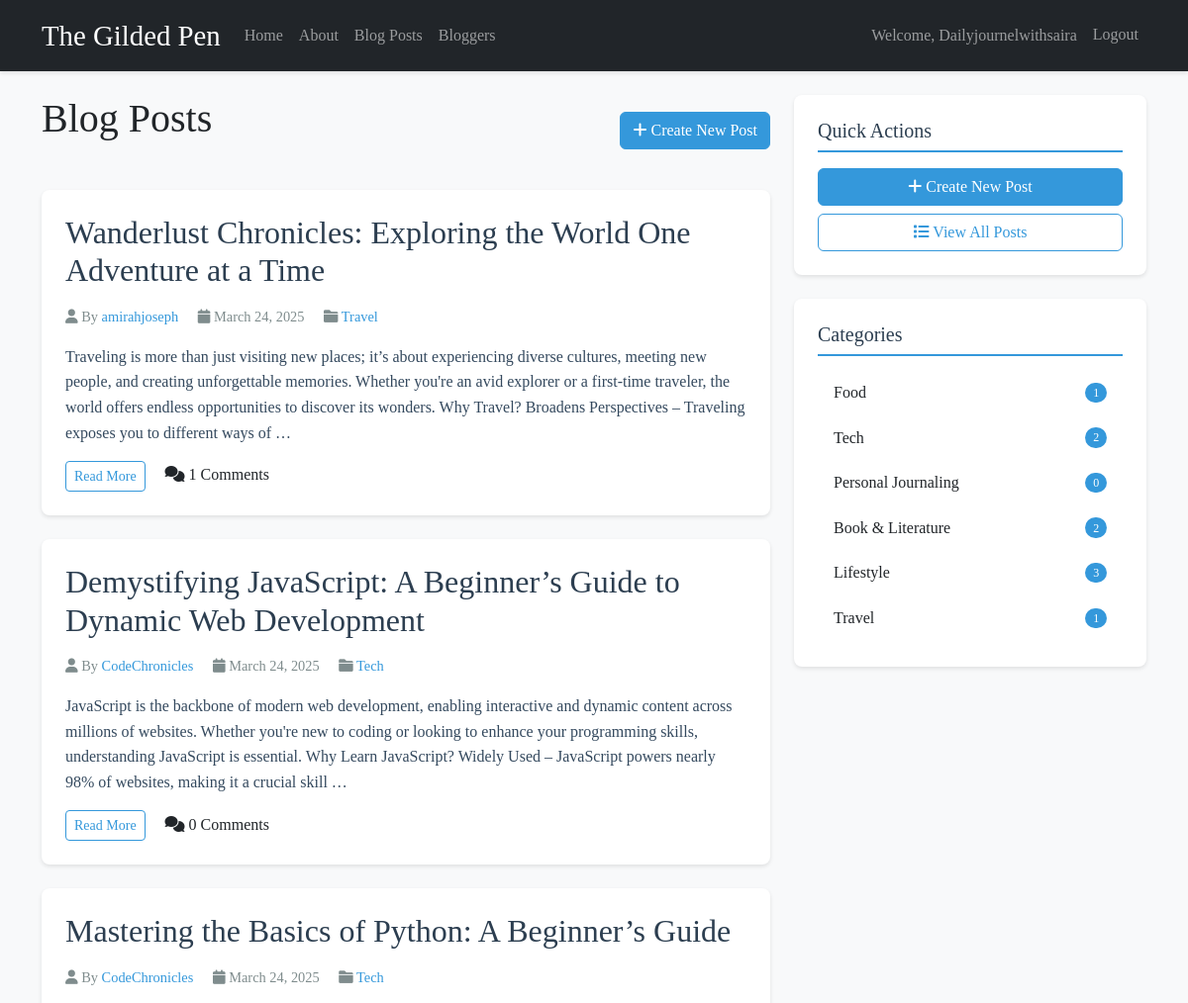
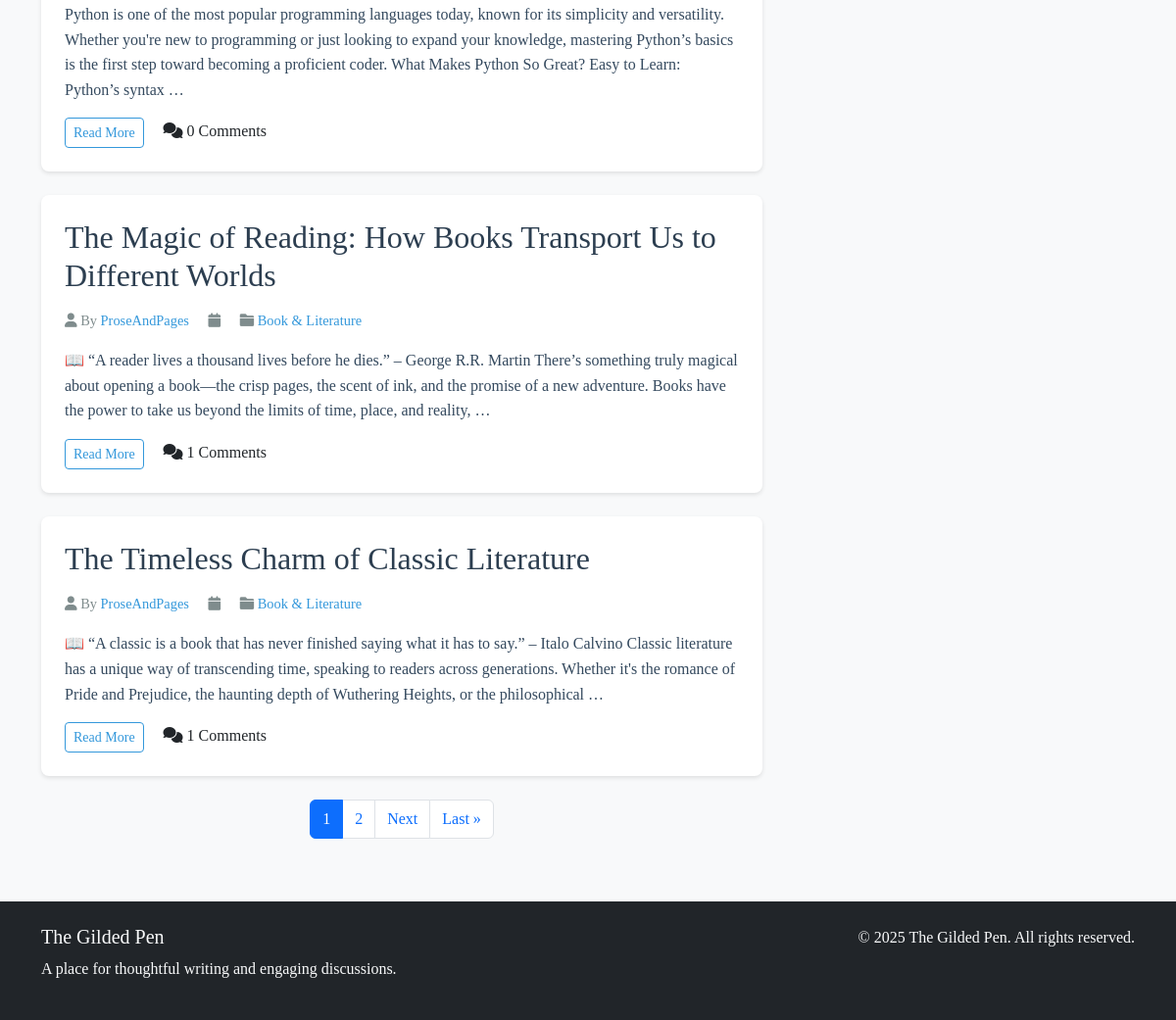
Screenshot of /posts/ (signed in) with the database file from the repository (2 pictures, top to bottom).
### blog/models.py (models this page shows, shortened)
class Post(models.Model):
    title = models.CharField(max_length=200)
    slug = models.SlugField(max_length=200, unique=True)
    author = models.ForeignKey(User, on_delete=models.CASCADE, related_name='blog_posts')
    content = models.TextField()
    created_date = models.DateTimeField(default=timezone.now)
    published_date = models.DateTimeField(blank=True, null=True)
    category = models.ForeignKey(Category, on_delete=models.SET_NULL, null=True, related_name='posts')
    tags = models.ManyToManyField(Tag, blank=True, related_name='posts')
    class Meta:
        ordering = ['-published_date']

class Category(models.Model):
    name = models.CharField(max_length=100, unique=True)
    slug = models.SlugField(max_length=100, unique=True)
    description = models.TextField(blank=True)
    class Meta:
        verbose_name_plural = "categories"

### blog/views.py (the view)
# urls.py: path('posts/', views.PostListView.as_view(), name='post_list'),
class PostListView(LoginRequiredMixin, ListView):
    model = Post
    template_name = 'blog/post_list.html'
    context_object_name = 'posts'
    paginate_by = 5
    ordering = ['-published_date']
    login_url = 'login'
    redirect_field_name = 'next'
    def get_context_data(self, **kwargs):
        context = super().get_context_data(**kwargs)
        context['categories'] = Category.objects.all()
        context['tags'] = Tag.objects.all()
        return context

### blog/templates/blog/post_list.html (shortened to what this page needs)
{% extends 'blog/base.html' %}
{% block content %}
    <div class="d-flex justify-content-between align-items-center mb-4">
        <h1 class="mb-4">Blog Posts</h1>
        <a href="{% url 'blog:post_create' %}" class="btn btn-primary">
            <i class="fas fa-plus"></i> Create New Post
        </a>
    </div>
    {% if posts %}
        {% for post in posts %}
            <article class="post-card">
                <h2 class="post-title">
                    <a href="{% url 'blog:post_detail' post.slug %}" class="text-decoration-none">{{ post.title }}</a>
                </h2>
                <div class="post-meta mb-3">
                    <span><i class="fas fa-user"></i> By <a href="{% url 'blog:blogger_detail' post.author.username %}" class="text-decoration-none">{{ post.author.username }}</a></span>
                    <span class="ms-3"><i class="fas fa-calendar"></i> {{ post.published_date|date:"F j, Y" }}</span>
                    {% if post.category %}
                        <span class="ms-3"><i class="fas fa-folder"></i> <a href="{% url 'blog:category_detail' post.category.slug %}" class="text-decoration-none">{{ post.category.name }}</a></span>
                    {% endif %}
                </div>
                <div class="post-content">
                    {{ post.content|truncatewords:50 }}
                </div>
                <div class="mt-3">
                    <a href="{% url 'blog:post_detail' post.slug %}" class="btn btn-outline-primary btn-sm">Read More</a>
                    <span class="ms-3"><i class="fas fa-comments"></i> {{ post.comments.count }} Comments</span>
                </div>
            </article>
        {% endfor %}
        {% if is_paginated %}
            <nav aria-label="Page navigation" class="mt-4">
                <ul class="pagination justify-content-center">
                    {% for num in page_obj.paginator.page_range %}
                        {% if page_obj.number == num %}
                            <li class="page-item active">
                                <span class="page-link">{{ num }}</span>
                            </li>
                        {% elif num > page_obj.number|add:'-3' and num < page_obj.number|add:'3' %}
                            <li class="page-item">
                                <a class="page-link" href="?page={{ num }}">{{ num }}</a>
                            </li>
                        {% endif %}
                    {% endfor %}
                    {% if page_obj.has_next %}
                        <li class="page-item">
                            <a class="page-link" href="?page={{ page_obj.next_page_number }}">Next</a>
                        </li>
                        <li class="page-item">
                            <a class="page-link" href="?page={{ page_obj.paginator.num_pages }}">Last &raquo;</a>
                        </li>
                    {% endif %}
                </ul>
            </nav>
        {% endif %}
    {% endif %}
{% endblock %}

### blog/templates/blog/base.html (shortened to what this page needs)
<!DOCTYPE html>
<html lang="en">
<head>
    <link href="https://cdn.jsdelivr.net/npm/bootstrap@5.3.0/dist/css/bootstrap.min.css" rel="stylesheet">
    <link rel="stylesheet" href="https://cdnjs.cloudflare.com/ajax/libs/font-awesome/6.0.0/css/all.min.css">
</head>
<body>
    <nav class="navbar navbar-expand-lg navbar-dark bg-dark mb-4">
        <div class="container">
            <a class="navbar-brand" href="{% url 'blog:home' %}">The Gilded Pen</a>
            <div class="collapse navbar-collapse" id="navbarNav">
                <ul class="navbar-nav me-auto">
                    <li class="nav-item">
                        <a class="nav-link" href="{% url 'blog:home' %}">Home</a>
                    </li>
                    <li class="nav-item">
                        <a class="nav-link" href="{% url 'blog:index' %}">About</a>
                    </li>
                    <li class="nav-item">
                        <a class="nav-link" href="{% url 'blog:post_list' %}">Blog Posts</a>
                    </li>
                    <li class="nav-item">
                        <a class="nav-link" href="{% url 'blog:blogger_list' %}">Bloggers</a>
                    </li>
                </ul>
                <ul class="navbar-nav">
                    {% if user.is_authenticated %}
                        <li class="nav-item">
                            <span class="nav-link">Welcome, {{ user.username }}</span>
                        </li>
                        <li class="nav-item">
                            <form method="post" action="{% url 'logout' %}" class="d-inline">
                                <button type="submit" class="btn nav-link">Logout</button>
                            </form>
                        </li>
                    {% endif %}
                </ul>
            </div>
        </div>
    </nav>
    <div class="container mt-4">
        <div class="row">
            <div class="col-md-8">
                {% block content %}{% endblock %}
            </div>
            <div class="col-md-4">
                {% if user.is_authenticated %}
                    <div class="sidebar-widget post-card mb-4">
                        <h4 class="widget-title">Quick Actions</h4>
                        <div class="d-grid gap-2">
                            <a href="{% url 'blog:post_create' %}" class="btn btn-primary">
                                <i class="fas fa-plus"></i> Create New Post
                            </a>
                            <a href="{% url 'blog:post_list' %}" class="btn btn-outline-primary">
                                <i class="fas fa-list"></i> View All Posts
                            </a>
                        </div>
                    </div>
                    {% if categories %}
                        <div class="sidebar-widget post-card mb-4">
                            <h4 class="widget-title">Categories</h4>
                            <div class="list-group">
                                {% for category in categories %}
                                    <a href="{% url 'blog:category_detail' category.slug %}"
                                       class="list-group-item list-group-item-action d-flex justify-content-between align-items-center">
                                        {{ category.name }}
                                        <span class="badge bg-primary rounded-pill">{{ category.posts.count }}</span>
                                    </a>
                                {% endfor %}
                            </div>
                        </div>
                    {% endif %}
                {% endif %}
            </div>
        </div>
    </div>
    <footer class="bg-dark text-light mt-5">
        <div class="container py-4">
            <div class="row">
                <div class="col-md-6">
                    <h5>The Gilded Pen</h5>
                    <p>A place for thoughtful writing and engaging discussions.</p>
                </div>
                <div class="col-md-6 text-md-end">
                    <p>&copy; {% now "Y" %} The Gilded Pen. All rights reserved.</p>
                </div>
            </div>
        </div>
    </footer>
</body>
</html>

### blog/templates/blog/base.html (style rules this page uses)
body { font-family: 'Georgia', serif; line-height: 1.6; background-color: #f8f9fa; }
.navbar-brand { font-family: 'Playfair Display', serif; font-size: 1.8rem; }
.post-card { background-color: white; border-radius: 10px; box-shadow: 0 2px 4px rgba(0,0,0,0.1); margin-bottom: 20px; padding: 20px; }
.post-title { color: #2c3e50; font-family: 'Playfair Display', serif; }
.post-meta { color: #7f8c8d; font-size: 0.9rem; }
.post-card { background-color: #fff; border-radius: 8px; box-shadow: 0 2px 4px rgba(0, 0, 0, 0.1); padding: 1.5rem; margin-bottom: 1.5rem; }
.post-title { color: #2c3e50; margin-bottom: 1rem; }
.post-title a { color: inherit; text-decoration: none; }
.post-meta a { color: #3498db; }
.post-content { color: #34495e; line-height: 1.6; }
.sidebar-widget { margin-bottom: 2rem; }
.widget-title { color: #2c3e50; font-size: 1.25rem; margin-bottom: 1rem; padding-bottom: 0.5rem; border-bottom: 2px solid #3498db; }
.list-group-item { border: none; border-radius: 4px !important; margin-bottom: 0.25rem; transition: all 0.2s ease; }
.navbar { box-shadow: 0 2px 4px rgba(0, 0, 0, 0.1); }
.btn-primary { background-color: #3498db; border-color: #3498db; }
.btn-outline-primary { color: #3498db; border-color: #3498db; }
.badge { font-weight: 500; }
.badge.bg-primary { background-color: #3498db !important; }

### rows the page displays
Post: title "Wanderlust Chronicles: Exploring the World One Adventure at a Time", author.username "amirahjoseph", published_date "March 24, 2025", category.name "Travel", content "Traveling is more than just visiting new places; it’s about experiencing diverse cultures, meeting new people, and creating unforgettable memories. Whether you're an avid explorer or a first-time traveler, the world offers endless opportunities to discover its wonders. Why Travel? Broadens Perspectives – Traveling exposes you to different ways of …", comments.count "1"
Post: title "Demystifying JavaScript: A Beginner’s Guide to Dynamic Web Development", author.username "CodeChronicles", published_date "March 24, 2025", category.name "Tech", content "JavaScript is the backbone of modern web development, enabling interactive and dynamic content across millions of websites. Whether you're new to coding or looking to enhance your programming skills, understanding JavaScript is essential. Why Learn JavaScript? Widely Used – JavaScript powers nearly 98% of websites, making it a crucial skill …", comments.count "0"
Post: title "Mastering the Basics of Python: A Beginner’s Guide", author.username "CodeChronicles", published_date "March 24, 2025", category.name "Tech", content "Python is one of the most popular programming languages today, known for its simplicity and versatility. Whether you're new to programming or just looking to expand your knowledge, mastering Python’s basics is the first step toward becoming a proficient coder. What Makes Python So Great? Easy to Learn: Python’s syntax …", comments.count "0"
Post: title "The Magic of Reading: How Books Transport Us to Different Worlds", author.username "ProseAndPages", category.name "Book & Literature", content "📖 “A reader lives a thousand lives before he dies.” – George R.R. Martin There’s something truly magical about opening a book—the crisp pages, the scent of ink, and the promise of a new adventure. Books have the power to take us beyond the limits of time, place, and reality, …", comments.count "1"
Post: title "The Timeless Charm of Classic Literature", author.username "ProseAndPages", category.name "Book & Literature", content "📖 “A classic is a book that has never finished saying what it has to say.” – Italo Calvino Classic literature has a unique way of transcending time, speaking to readers across generations. Whether it's the romance of Pride and Prejudice, the haunting depth of Wuthering Heights, or the philosophical …", comments.count "1"
Category: name "Food", posts.count "1"
Category: name "Tech", posts.count "2"
Category: name "Personal Journaling", posts.count "0"
Category: name "Book & Literature", posts.count "2"
Category: name "Lifestyle", posts.count "3"
Category: name "Travel", posts.count "1"

### other values shown
{{ user.username }} "Dailyjournelwithsaira"
{{ num }} "1"
{{ num }} "2"
